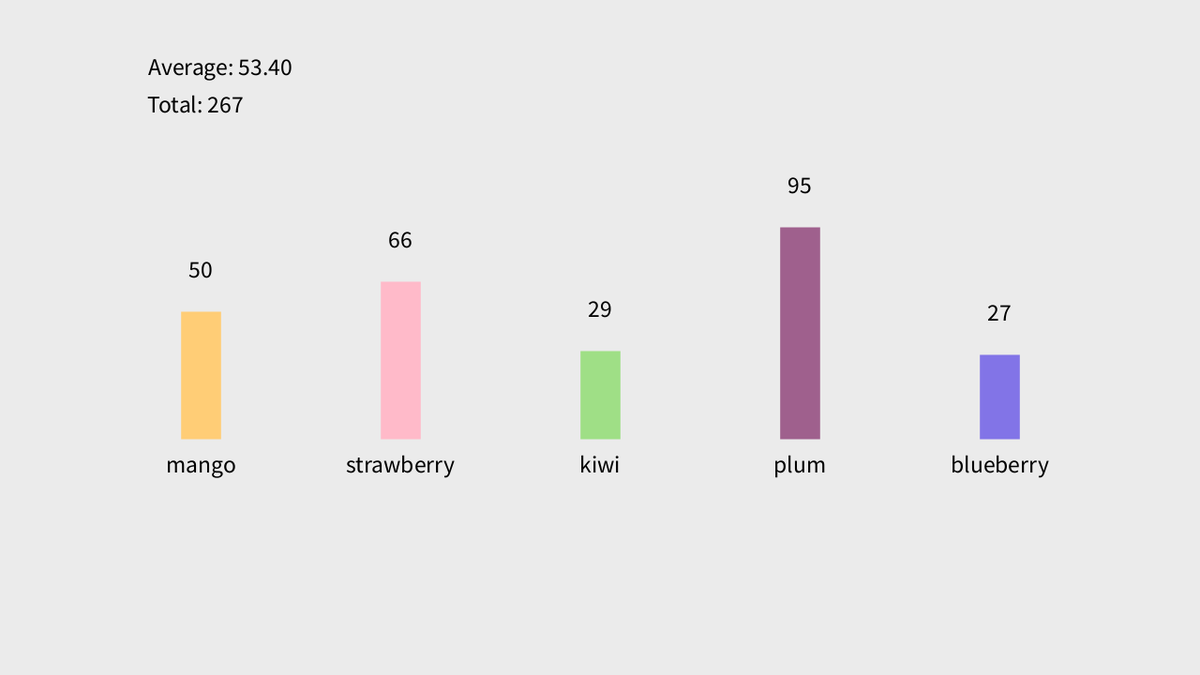
Frame 1 (no input)
Frame 60 (the mouse pressed at the canvas centre just before this capture): identical to frame 1, image omitted
Frame 120 (the mouse held since frame 60 and released just before this capture): identical to frame 1, image omitted

The Processing sketch that drew this single still picture (run headless with seeded random() and noise(); from frame 60 on, the mouse is pressed at the canvas centre):

// Processing sketch: arrayPractice
// ── arrayPractice.pde
int[] fruitAmts;
String[] fruitNames = {"mango", "strawberry", "kiwi", "plum", "blueberry"};
color[] barColors = {
  color(255, 205, 118),    
  color(255, 186, 201),  
  color(159, 223, 134),  
  color(159, 96, 141),   
  color(130, 116, 231),
};

float barGap;
float barWidth;
float x;

int total = 0;
float average = 0;

void setup() {
  size(1280, 720);
  
  barGap = width / (fruitNames.length + 1); 
  barWidth = barGap * 0.2; 
  x = barGap; 

  float totalGraphWidth = barGap * (fruitNames.length - 1);
  x = (width - totalGraphWidth) / 2;

  fruitAmts = new int[fruitNames.length];

  for (int n = 0; n < fruitAmts.length; n++) {
    if (n == 0) {
      fruitAmts[n] = 50;
    } else {
      fruitAmts[n] = int(random(5, 100));
    }
    total += fruitAmts[n];
  }
  
  average = total / (float)fruitAmts.length;
}

void draw() {
  background(235);

  strokeWeight(barWidth);

  for (int n = 0; n < fruitNames.length; n++) {
    stroke(barColors[n]);
    strokeCap(SQUARE);
    textAlign(CENTER);
    textSize(width * 0.02);
    
    line(x + barGap * n, height * 0.65,
      x + barGap * n, height * 0.6 - 2 * fruitAmts[n]);

    fill(0);
    text(fruitNames[n], x + barGap * n, height * 0.2 + height * 0.5);
    text(fruitAmts[n], x + barGap * n, height * 0.6 - 2 * fruitAmts[n] - height * 0.05);
  }

  fill(0);
  textAlign(CENTER);
  textSize(width * 0.02);
  text("Total: " + total, width/2 - 432, height - 600);
  text("Average: " + nf(average, 1, 2), width/2 - 405, height - 640);
}
